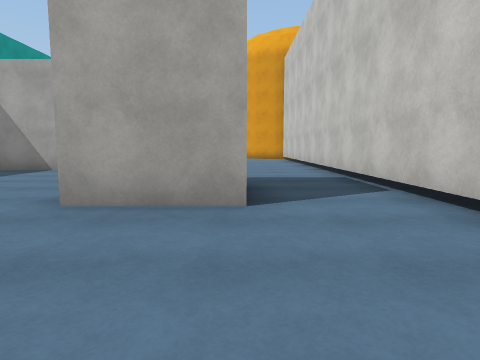
view 1 (above)

16 first-person views from a walk through a 3-D level made in the Unity game engine. The camera is 1.2 m above the floor, tilts 6° down and sees 75° across. The floor is counted in squares, 2 m on a side. Each view is taken from the middle of a square. On the plan, view 1 faces up. The plan holds only what a view shows up to about 9 squares ahead; the rest is blank. The place goes on beyond the plan. Surface patterns are stand-ins for the level's own textures.

view 2
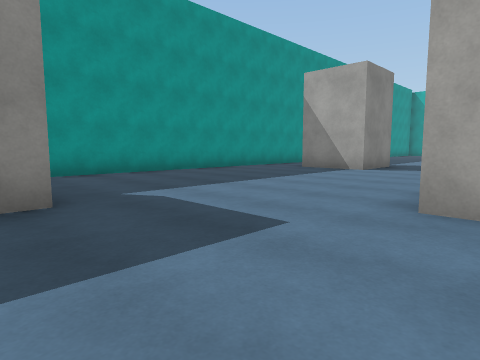

view 3
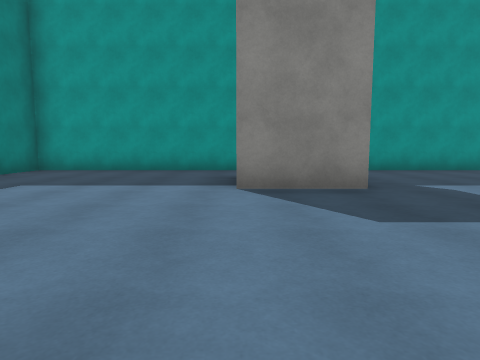

view 4
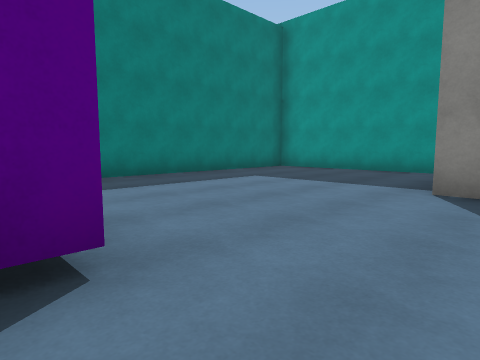

view 5
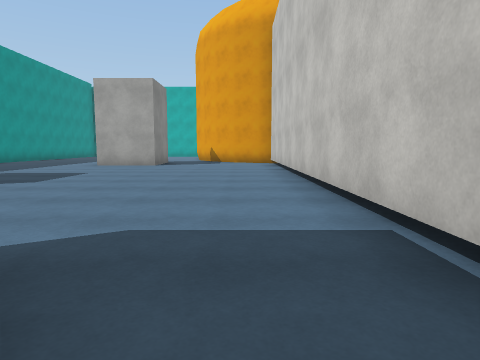

view 6
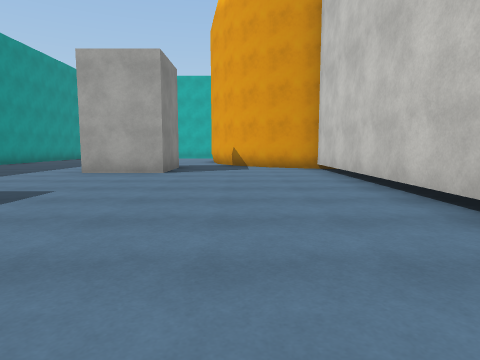

view 7
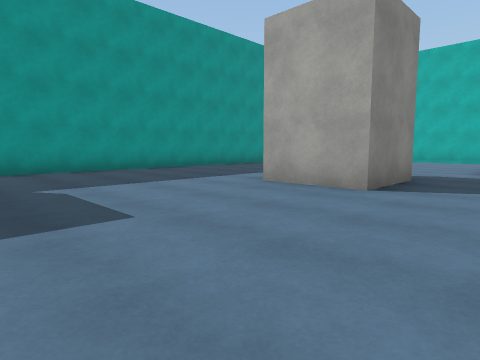

view 8
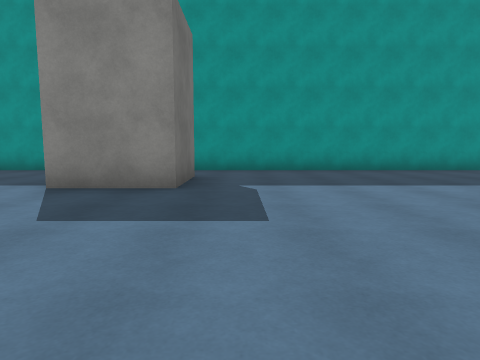

view 9
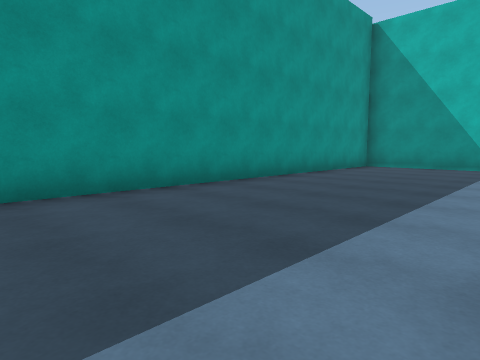

view 10
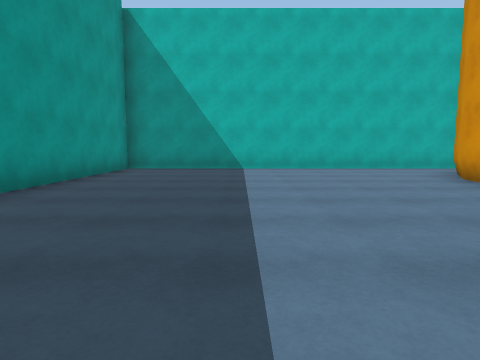

view 11
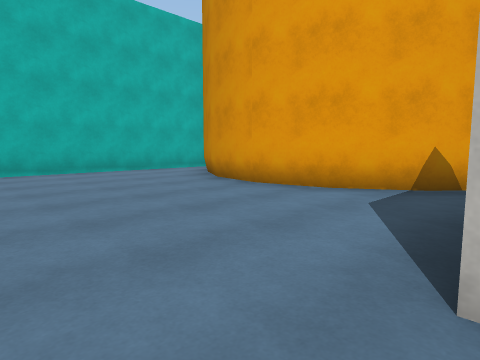

view 12
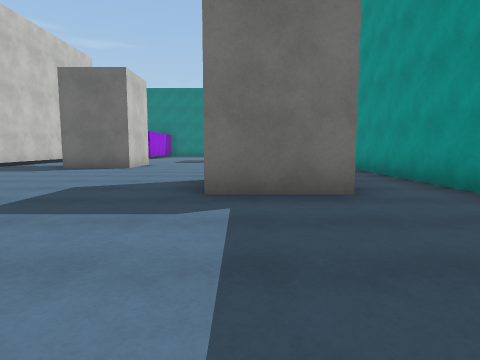

view 13
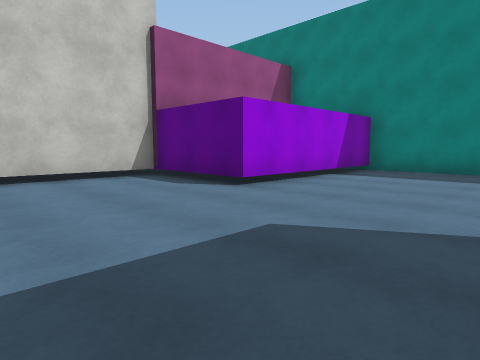

view 14
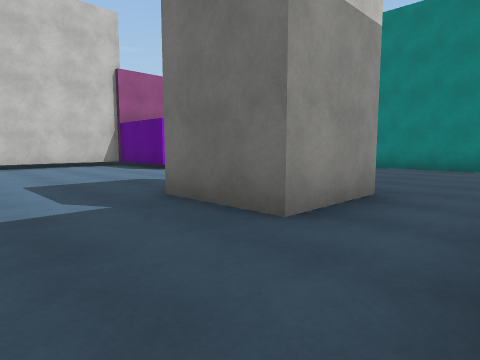

view 15
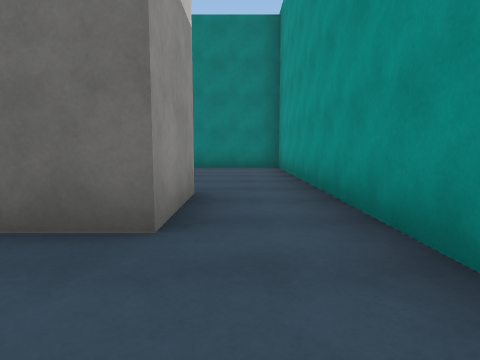

view 16
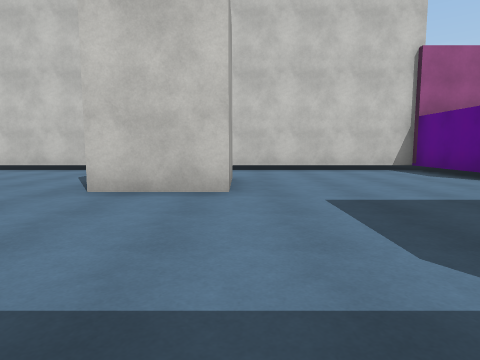

### Floor plan
Points are (right, up) in squares from view 1. A wall is a line through its corners. A room is listed if a view was taken in it or the views show most of it. See-through windows are left out.
Room 1 (views 1, 2, 3, 4, 5, 6, 7, 8, 9, 10, 11, 12, 13, 14, 15, 16)
walls: (-6.5, 10.1) (-4.5, 10.1) (-4.5, 8.2) (-6.2, 8.2); (0.1, 3.1) (-1.8, 3.1) (-1.8, 5.1) (0.1, 5.1); (-1.8, 16.2) (-1.8, 14.3) (-3.8, 14.3); (-6.4, -1.1) (-6.4, 0.9) (-4.5, 0.9) (-4.5, -1.1); (0.3, 16.7) (-0.2, 17.1) (-0.9, 18.3) (-1.1, 19.6) (-0.9, 20.9) (-0.2, 22); (1.1, 23.8) (-8.1, 23.8) (-8.1, -6.2) (-0.6, -6.2) (-0.6, -1.5) (2.2, -1.5) (2.2, 15.7) (1.2, 16.1)

Where each view was taken, in squares from view 1:
view 1: 0 up, 0 right, facing up
view 2: 0 up, 1 left, facing up-left
view 3: 1 down, 0 right, facing left
view 4: 0 up, 0 right, facing down-left
view 5: 4 up, 1 right, facing up
view 6: 7 up, 0 right, facing up
view 7: 10 up, 0 right, facing up-left
view 8: 11 up, 0 right, facing left
view 9: 14 up, 4 left, facing up-left
view 10: 15 up, 5 left, facing up
view 11: 16 up, 5 left, facing up-right
view 12: 14 up, 5 left, facing down
view 13: 2 up, 4 left, facing down-right
view 14: 3 up, 8 left, facing down-right
view 15: 3 up, 7 left, facing down
view 16: 3 up, 6 left, facing right
